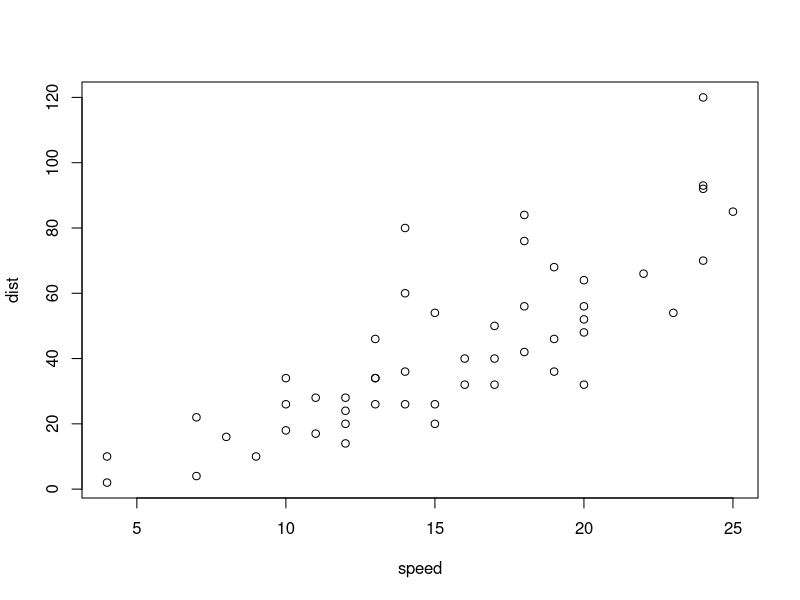
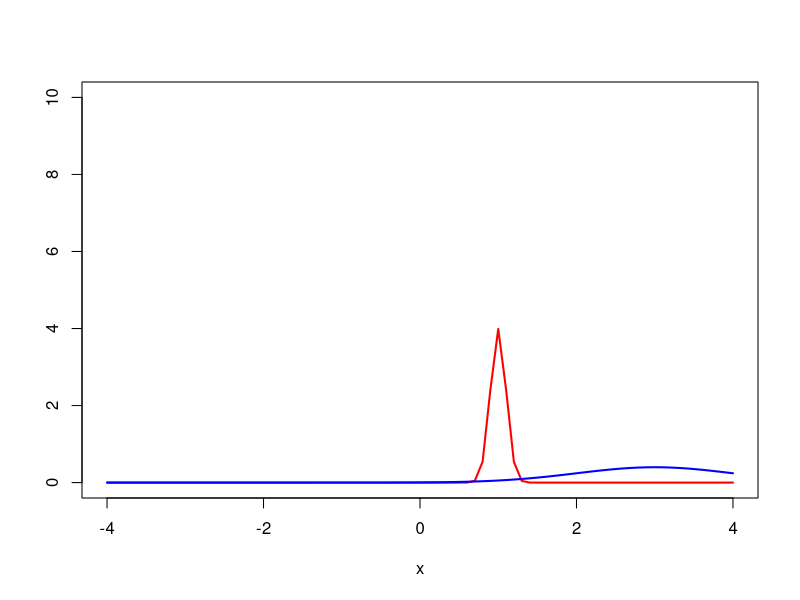

Write R code to recreate these figures, in order.
## ---- chunk 1
knitr::opts_chunk$set(echo = TRUE, warning=FALSE, message=FALSE)
## ---- chunk 2
rm(list = setdiff(ls(), lsf.str()))
# Vectors and Factors
# Create a vector as input.
data <- c("East","West","East","North","North","East","West","West","West","East","North")

print(data)
print(is.factor(data))

# Apply the factor function.
factor_data <- factor(data)

print(factor_data)
print(is.factor(factor_data))
## ---- chunk 3

## ---- chunk 4
# Data frames
# Create the vectors for data frame.
height <- c(132,151,162,139,166,147,122)
weight <- c(48,49,66,53,67,52,40)
gender <- c("male","male","female","female","male","female","male")

# Create the data frame.
input_data <- data.frame(height,weight,gender)
print(input_data)

# Test if the gender column is a factor.
print(is.factor(input_data$gender))

# Print the gender column so see the levels.
print(input_data$gender)
## ---- chunk 5
# # Function Syntax
# 
# function_name <- function(arg_1, arg_2, ...) {
#    Function body 
# }


# Create a function with arguments.
new.function <- function(a,b,c) {
   result <- a * b + c
   print(result)
}

# Call the function by position of arguments.
new.function(5,3,11)

# Call the function by names of the arguments.
new.function(a = 11, b = 5, c = 3)
## ---- chunk 6
# From Mariam Aly's tutorial
##############################################################################
## Factors
##############################################################################
# A factor is a vector object used to specify a discrete classification (grouping) of the components of other vectors of the same length.
# can be ordered or unordered

## Example for 'ragged arrays', which can have subclasses of different sizes
# say you have 6 subjects and 3 conditions in your experiment
# this is a list of the condition that each subject took part in
condition=c('faces','scenes','objects','faces','scenes','objects')
# can create a factor for condition
conditionf=factor(condition) #use the factor() function
# print to screen
print(conditionf)
# produces: 
# faces   scenes  objects faces   scenes  objects
# Levels: faces objects scenes
# can ask specifically for the levels of the factor
levels(conditionf) # returns "faces"   "objects" "scenes"

# you can then use the tapply() function to calculate things like the mean for a variable you have for each of your factors
# continued from above
accuracy=c(90,88,72,84,81,94) # accuracy for each of you 6 subjects, in the same order in which you input the conditions (i.e. f,s,o,f,s,o)

# now calculate the mean accuracy for each condition using tapply()
# this function takes this form: tapply(data,factor/index variable,function), where factor/index is the factor variable you created and function is what you want to do on the data

# so if you want to see mean age for males and females, data=age, factor/index=gender, function=mean
	# looks at data in the first variable as a function of different levels of the second variable
# note that tapply() will work even if the second argument is not a factor, because the argument will be coerced into a factor when necessary (using as.factor())

# e.g. calculate the mean
condaccmeans=tapply(accuracy,conditionf,mean)
print(condaccmeans)
# returns :
# faces objects  scenes 
  # 87.0    83.0    84.5 
  	# would work if you use tapply(accuracy,condition,mean) because condition would be coerced into a factor
  
# The function tapply() is used to apply a function, here mean(), to each group  of components of the first argument, here accuracy, defined by the levels of the second component,here conditionf, as if they were separate vector structures. The result is a structure of the same length as the levels attribute of the factor containing the results.

## ---- chunk 7
View(cars)
summary(cars)
plot(cars)

# Q1: what do you think is the relationship between speed and stopping distance based on the scatterplot? +, -, or no relationship? (use the plot function)

#

# Q2: plot a histogram of car speeds (use hist) 
# Q3: what is the most frequent stopping distance in this dataset (an approx bin of distances is fine)?



## ---- chunk 8

# Grid of X-axis values
x <- seq(-4, 4, 0.1)

#-----------------------------------------
# Same standard deviation, different mean
#-----------------------------------------
# Mean 0, sd 1
plot(x, dnorm(x, mean = 1, sd = 0.1), type = "l",
     ylim = c(0, 10), ylab = "", lwd = 2, col = "red")
# Mean 3, sd 1
lines(x, dnorm(x, mean = 3, sd = 1), col = "blue", lty = 1, lwd = 2)

